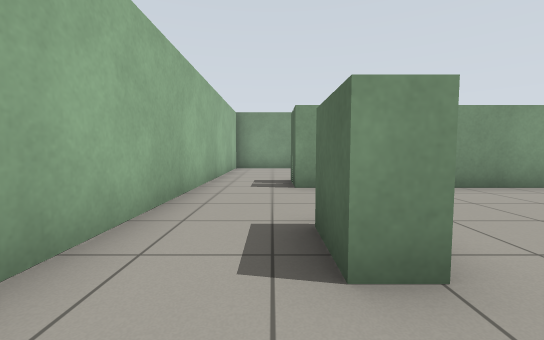
view 1 (above)

16 first-person views from a walk through a robot-simulator world made for Gazebo. The camera is 0.78 m above the floor, tilts 4° down and sees 90° across. The floor is counted in squares, 1 m on a side. Each view is taken from the middle of a square. On the plan, view 1 faces up. The plan holds only what a view shows up to about 10 squares ahead; the rest is blank.

view 2
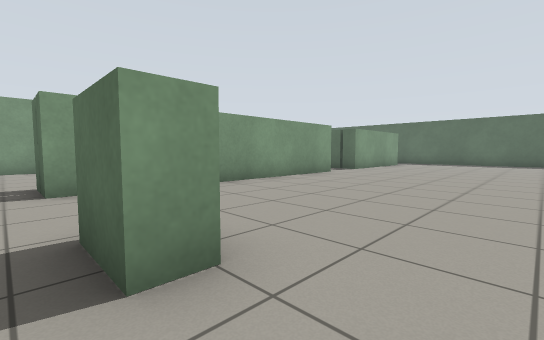

view 3
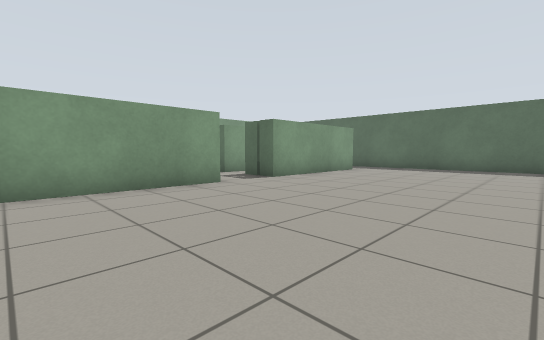

view 4
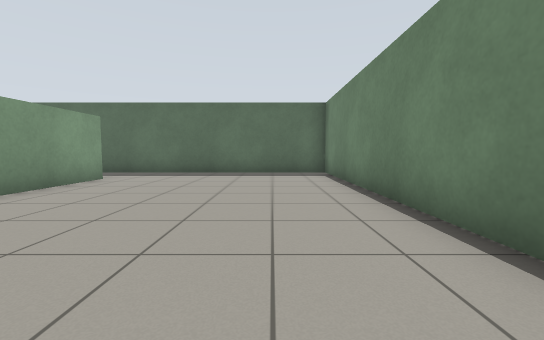

view 5
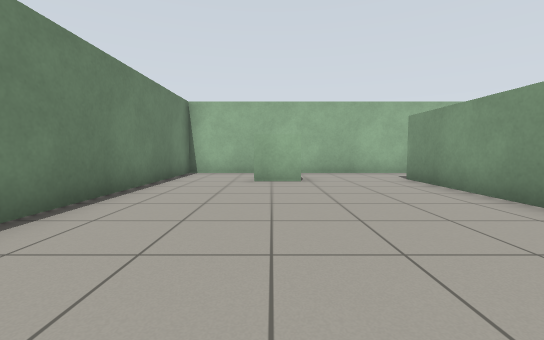

view 6
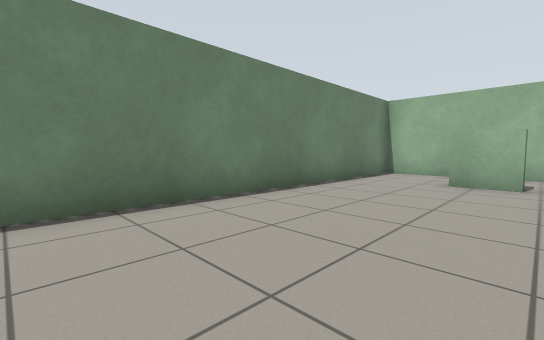

view 7
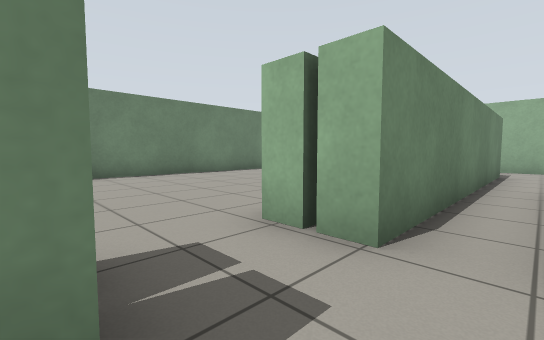

view 8
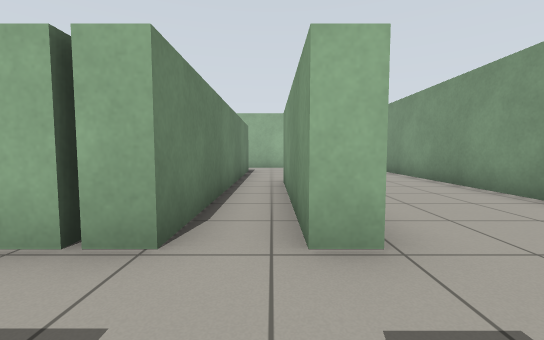

view 9
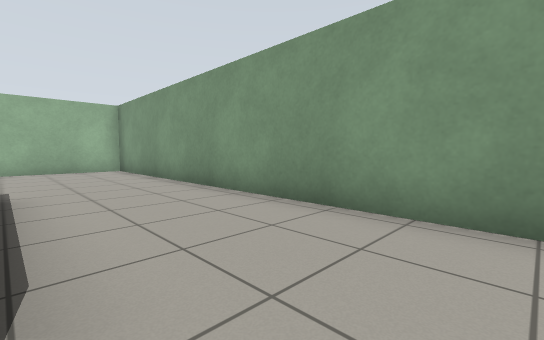

view 10
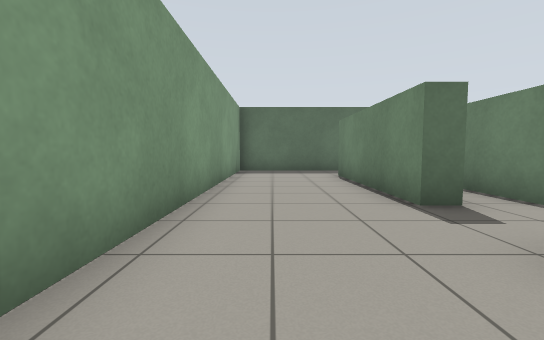

view 11
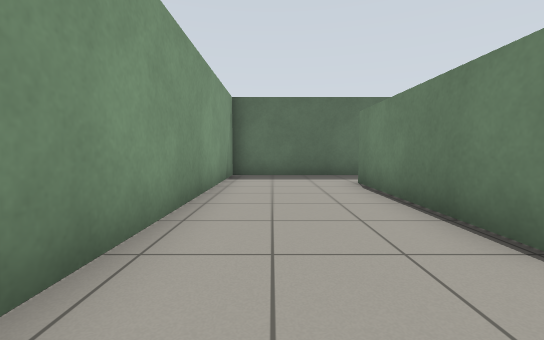

view 12
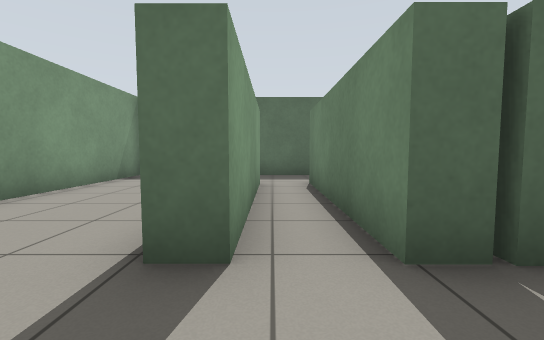

view 13
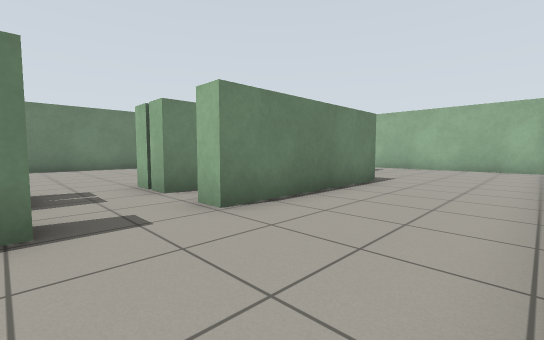

view 14
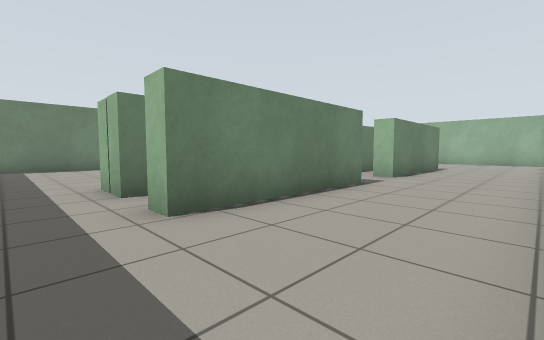

view 15
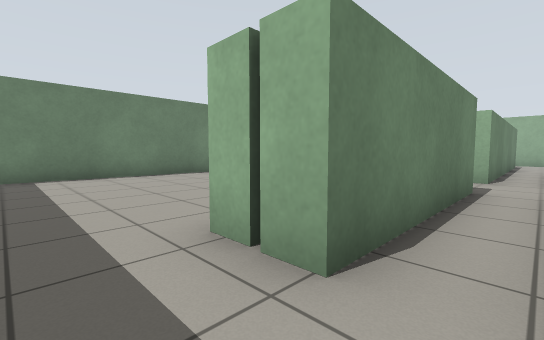

view 16
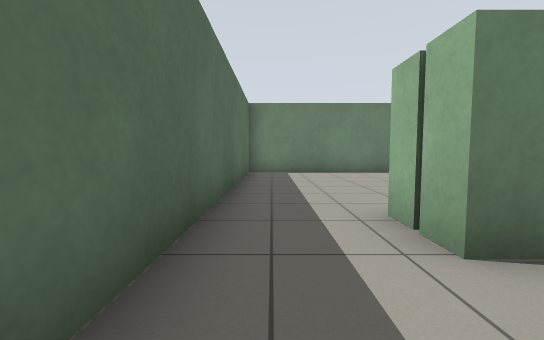

### Floor plan
Points are (right, up) in squares from view 1. A wall is a line through its corners. A room is listed if a view was taken in it or the views show most of it. See-through windows are left out.
Room 1 (views 1, 2, 3, 4, 5, 6)
walls: (8.9, 5.7) (0.4, 5.7); (1, 2.7) (1, 1.5) (0.4, 1.5) (0.4, 2.7) (1, 2.7); (15.6, 5.7) (10.8, 5.7); (-1.6, 5.6) (-1.6, -0.9) (17.8, -0.9) (17.8, 5.6)
ways out: opening at (-0.5, 6.5) to room 2; opening at (10, 6.5) to room 2; opening at (16.5, 6.5) to room 2
Room 2 (views 7, 8, 9, 10, 11, 12, 13, 14, 15, 16)
walls: (4, 8.9) (8.9, 8.9) (8.9, 8.3) (4.4, 8.3); (10.8, 5.7) (10.8, 7.1) (15.6, 7.1) (15.6, 5.7); (15.2, 8.3) (10.8, 8.3) (10.8, 8.9) (15.6, 8.9) (15.6, 8.2); (0.4, 5.7) (0.4, 7.1) (8.9, 7.1) (8.9, 5.7); (-1.6, 12.1) (-1.6, 5.6); (17.8, 5.6) (17.8, 12.3) (-1, 12.3)
ways out: opening at (-0.5, 6.5) to room 1; opening at (10, 6.5) to room 1; opening at (16.5, 6.5) to room 1

Where each view was taken, in squares from view 1:
view 1: 0 up, 0 right, facing up
view 2: 0 up, 0 right, facing up-right
view 3: 0 up, 5 right, facing up-right
view 4: 1 up, 8 right, facing right
view 5: 2 up, 8 right, facing left
view 6: 3 up, 8 right, facing down-left
view 7: 8 up, 11 right, facing down-left
view 8: 8 up, 11 right, facing left
view 9: 9 up, 10 right, facing up-left
view 10: 11 up, 7 right, facing right
view 11: 11 up, 9 right, facing right
view 12: 8 up, 9 right, facing right
view 13: 12 up, 11 right, facing down-left
view 14: 12 up, 17 right, facing down-left
view 15: 8 up, 17 right, facing down-left
view 16: 9 up, 17 right, facing down
